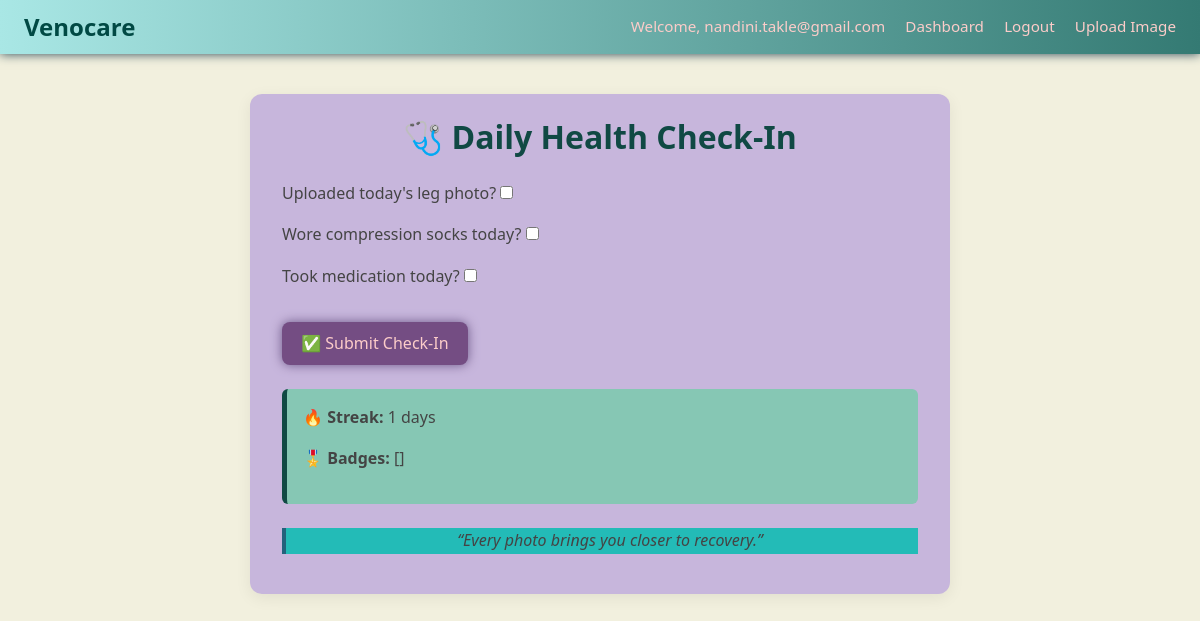
The app's page /checkin/ (signed in) with its own data.
### core/models.py (models this page shows)
class User(AbstractUser):
    ROLE_CHOICES = [
        ('patient', 'Patient'),
        ('doctor', 'Doctor'),
        ('caregiver', 'Caregiver'),
    ]
    role = models.CharField(max_length=10, choices=ROLE_CHOICES, default='patient')

class UserProfile(models.Model):
    user = models.OneToOneField(User, on_delete=models.CASCADE)
    streak = models.IntegerField(default=0)
    last_checkin = models.DateField(null=True, blank=True)
    badges = models.JSONField(default=list)  # ["3-day streak", "1-week warrior"]

### core/views.py (the view)
# urls.py: path('checkin/', views.daily_checkin, name='daily_checkin'),
def daily_checkin(request):
    today = timezone.now().date()
    if request.method == 'POST':
        form = DailyCheckinForm(request.POST)
        if form.is_valid():
            checkin, created = DailyCheckin.objects.get_or_create(user=request.user, date=today)
            checkin.uploaded_photo = form.cleaned_data['uploaded_photo']
            checkin.wore_socks = form.cleaned_data['wore_socks']
            checkin.took_medication = form.cleaned_data['took_medication']
            checkin.save()
            profile, _ = UserProfile.objects.get_or_create(user=request.user)
            if profile.last_checkin == today - timezone.timedelta(days=1):
                profile.streak += 1
            else:
                profile.streak = 1
            profile.last_checkin = today
            badges = profile.badges or []
            if profile.streak == 3 and "3-day streak" not in badges:
                badges.append("3-day streak")
            elif profile.streak == 7 and "1-week warrior" not in badges:
                badges.append("1-week warrior")
            profile.badges = badges
            profile.save()
            messages.success(request, "Check-in completed! Keep going! 💪")
            return redirect('dashboard')
    else:
        form = DailyCheckinForm()
    quote = random.choice(QUOTES)
    return render(request, 'core/daily_checkin.html', {'form': form, 'motivational_quote': quote})

### core/forms.py
class DailyCheckinForm(forms.Form):
    uploaded_photo = forms.BooleanField(label="Uploaded today's leg photo?", required=False)
    wore_socks = forms.BooleanField(label="Wore compression socks today?", required=False)
    took_medication = forms.BooleanField(label="Took medication today?", required=False)

### core/templates/core/daily_checkin.html (shortened to what this page needs)
{% extends 'core/base.html' %}
{% block content %}
<div class="checkin-container">
  <h2 class="checkin-title">🩺 Daily Health Check-In</h2>
  <form method="post" class="checkin-form">
    {{ form.as_p }}
    <button type="submit" class="btn btn-success submit-btn">✅ Submit Check-In</button>
  </form>
  {% if user.userprofile %}
    <div class="streak-info">
      <p>🔥 <strong>Streak:</strong> {{ user.userprofile.streak }} days</p>
      <p>🎖️ <strong>Badges:</strong> {{ user.userprofile.badges }}</p>
    </div>
  {% endif %}
  <blockquote class="blockquote mt-4 motivational-quote">
    <p class="mb-0">“{{ motivational_quote }}”</p>
  </blockquote>
</div>
{% endblock %}

### core/templates/core/base.html (shortened to what this page needs)
{% load static %}
<!DOCTYPE html>
<html>
<head>
    <link href="https://cdn.jsdelivr.net/npm/bootstrap@5.3.0/dist/css/bootstrap.min.css" rel="stylesheet">
    <link href="{% static 'core/style.css' %}" rel="stylesheet">
</head>
<body>
<nav class="custom-navbar">
  <div class="container-fluid d-flex justify-content-between align-items-center px-4 py-2">
    <div class="navbar-brand">
      <a href="/" class="venocare-logo">Venocare</a>
    </div>
    <div class="navbar-links">
      {% if user.is_authenticated %}
        <span class="welcome-msg">Welcome, {{ user.email }}</span>
        <a href="{% url 'dashboard' %}">Dashboard</a>
        <form method="post" action="{% url 'logout' %}" class="d-inline">
          <button type="submit" class="logout-button">Logout</button>
        </form>
      {% else %}
        <a href="{% url 'login' %}">Login</a>
        <a href="{% url 'signup' %}">Signup</a>
      {% endif %}
      <a href="{% url 'upload_image' %}">Upload Image</a>
    </div>
  </div>
</nav>
{% block content %}
{% endblock %}
</body>
</html>

### core/static/core/style.css (style rules this page uses)
body { font-family: 'Inter', sans-serif; margin: 0; padding: 0; line-height: 1.6; }
h1, h2, h3 { font-weight: 600; color: #264653; margin-bottom: 0.5rem; }
p { font-size: 1rem; color: #444; }
a { color: #2a9d8f; text-decoration: none; }
.btn { display: inline-block; background-color: #347a73; color: #fcccc9; padding: 0.75rem 1.5rem; border-radius: 999px; text-align: center; font-weight: 500; margin-top: 1rem; transition: background 0.3s ease; }
body { margin: 0; font-family: 'Poppins', sans-serif; background-color: #f2f0de; }
.custom-navbar { background: linear-gradient(to right, #a9e7e5, #347A73); box-shadow: 0 0 1rcap #264653; }
.venocare-logo { font-size: 1.5rem; font-weight: 700; color: #014944; text-decoration: none; }
.navbar-links a, .logout-button, .welcome-msg { margin-left: 1rem; font-size: 0.95rem; color: #FCCCC9; text-decoration: none; }
.logout-button { background: none; border: none; color: #fcccc9; cursor: pointer; font-size: 0.95rem; padding: 0; }
body { background-color: #f2f0de; font-family: 'Segoe UI', sans-serif; }
.checkin-container { max-width: 700px; margin: 2.5rem auto; padding: 1.5rem 2rem; background-color: #c7b6dc; border-radius: 12px; box-shadow: 0 4px 16px rgba(0, 0, 0, 0.07); }
.checkin-title { text-align: center; color: #104944; font-size: 2rem; font-weight: 700; margin-bottom: 1.5rem; }
.checkin-form { margin-bottom: 1.5rem; }
.submit-btn { padding: 0.6rem 1.2rem; font-size: 1rem; border-radius: 8px; background-color: #744d83; color: #fcccc9; box-shadow: 0 0 1rcap #6d5888; border: none; }
.streak-info { background-color: #86c7b4; color: #fcccc9; padding: 1rem; border-left: 5px solid #104944; border-radius: 6px; margin-top: 1rem; }
.motivational-quote { text-align: center; font-style: italic; font-size: 1.1rem; color: #555; border-left: 4px solid #23627c; background-color: #23bbb7; padding-left: 1rem; margin-top: 2rem; }

### records on screen
User: email "nandini.takle@gmail.com", userprofile.streak "1", userprofile.badges "[]"
